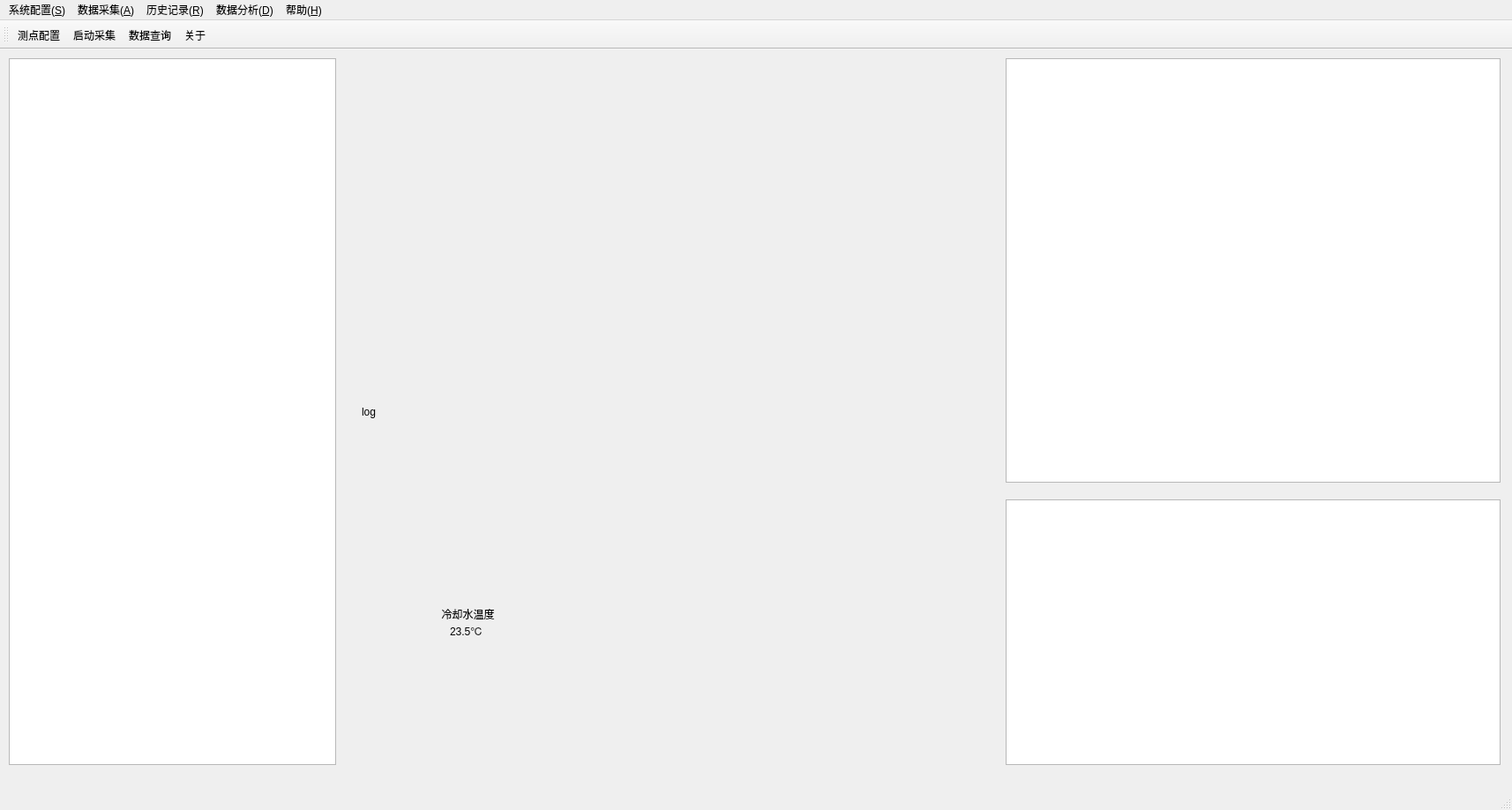
<?xml version="1.0" encoding="UTF-8"?>
<ui version="4.0">
 <class>MainWindow</class>
 <widget class="QMainWindow" name="MainWindow">
  <property name="geometry">
   <rect>
    <x>0</x>
    <y>0</y>
    <width>1714</width>
    <height>918</height>
   </rect>
  </property>
  <property name="windowTitle">
   <string>MainWindow</string>
  </property>
  <widget class="QWidget" name="centralWidget">
   <widget class="QTextEdit" name="txtLog">
    <property name="geometry">
     <rect>
      <x>1140</x>
      <y>510</y>
      <width>561</width>
      <height>301</height>
     </rect>
    </property>
   </widget>
   <widget class="QLabel" name="labelPic">
    <property name="geometry">
     <rect>
      <x>410</x>
      <y>10</y>
      <width>711</width>
      <height>801</height>
     </rect>
    </property>
    <property name="text">
     <string>log</string>
    </property>
   </widget>
   <widget class="QTableWidget" name="table1">
    <property name="geometry">
     <rect>
      <x>10</x>
      <y>10</y>
      <width>371</width>
      <height>801</height>
     </rect>
    </property>
    <property name="rowCount">
     <number>0</number>
    </property>
    <attribute name="verticalHeaderVisible">
     <bool>false</bool>
    </attribute>
   </widget>
   <widget class="QLabel" name="labelName1">
    <property name="geometry">
     <rect>
      <x>460</x>
      <y>630</y>
      <width>141</width>
      <height>20</height>
     </rect>
    </property>
    <property name="text">
     <string>冷却水温度</string>
    </property>
    <property name="alignment">
     <set>Qt::AlignCenter</set>
    </property>
   </widget>
   <widget class="QLabel" name="labelValue1">
    <property name="geometry">
     <rect>
      <x>510</x>
      <y>650</y>
      <width>54</width>
      <height>18</height>
     </rect>
    </property>
    <property name="text">
     <string>23.5℃</string>
    </property>
   </widget>
   <widget class="QTableWidget" name="table2">
    <property name="geometry">
     <rect>
      <x>1140</x>
      <y>10</y>
      <width>561</width>
      <height>481</height>
     </rect>
    </property>
   </widget>
  </widget>
  <widget class="QMenuBar" name="menuBar">
   <property name="geometry">
    <rect>
     <x>0</x>
     <y>0</y>
     <width>1714</width>
     <height>23</height>
    </rect>
   </property>
   <widget class="QMenu" name="menuFile">
    <property name="title">
     <string>系统配置(&amp;S)</string>
    </property>
    <addaction name="actDaqCfg"/>
    <addaction name="separator"/>
    <addaction name="actBcode"/>
    <addaction name="separator"/>
    <addaction name="actComCfg"/>
    <addaction name="separator"/>
    <addaction name="actGlobalCfg"/>
    <addaction name="separator"/>
    <addaction name="actInitDaqCfg"/>
   </widget>
   <widget class="QMenu" name="menu">
    <property name="title">
     <string>数据采集(&amp;A)</string>
    </property>
    <addaction name="actEnDaq"/>
   </widget>
   <widget class="QMenu" name="menu_2">
    <property name="title">
     <string>历史记录(&amp;R)</string>
    </property>
    <addaction name="actHisQuery"/>
    <addaction name="separator"/>
    <addaction name="actHisManage"/>
   </widget>
   <widget class="QMenu" name="menu_3">
    <property name="title">
     <string>数据分析(&amp;D)</string>
    </property>
   </widget>
   <widget class="QMenu" name="menu_4">
    <property name="title">
     <string>帮助(&amp;H)</string>
    </property>
    <addaction name="actAbout"/>
   </widget>
   <addaction name="menuFile"/>
   <addaction name="menu"/>
   <addaction name="menu_2"/>
   <addaction name="menu_3"/>
   <addaction name="menu_4"/>
  </widget>
  <widget class="QToolBar" name="mainToolBar">
   <property name="toolButtonStyle">
    <enum>Qt::ToolButtonTextBesideIcon</enum>
   </property>
   <attribute name="toolBarArea">
    <enum>TopToolBarArea</enum>
   </attribute>
   <attribute name="toolBarBreak">
    <bool>false</bool>
   </attribute>
   <addaction name="actDaqCfg"/>
   <addaction name="actEnDaq"/>
   <addaction name="actHisQuery"/>
   <addaction name="actAbout"/>
  </widget>
  <widget class="QStatusBar" name="statusBar"/>
  <action name="actDaqCfg">
   <property name="icon">
    <iconset>
     <normaloff>:/new/images/images/setting.png</normaloff>:/new/images/images/setting.png</iconset>
   </property>
   <property name="text">
    <string>测点配置</string>
   </property>
   <property name="toolTip">
    <string>配置测点信息...</string>
   </property>
  </action>
  <action name="actEnDaq">
   <property name="checkable">
    <bool>true</bool>
   </property>
   <property name="icon">
    <iconset>
     <normaloff>:/new/images/images/recording.ico</normaloff>:/new/images/images/recording.ico</iconset>
   </property>
   <property name="text">
    <string>启动采集</string>
   </property>
   <property name="toolTip">
    <string>开始采集数据</string>
   </property>
  </action>
  <action name="actHisQuery">
   <property name="icon">
    <iconset>
     <normaloff>:/new/images/images/search.png</normaloff>:/new/images/images/search.png</iconset>
   </property>
   <property name="text">
    <string>数据查询</string>
   </property>
  </action>
  <action name="actAbout">
   <property name="icon">
    <iconset>
     <normaloff>:/new/images/images/help.png</normaloff>:/new/images/images/help.png</iconset>
   </property>
   <property name="text">
    <string>关于</string>
   </property>
  </action>
  <action name="actBcode">
   <property name="text">
    <string>B码对时</string>
   </property>
   <property name="toolTip">
    <string>B码对时配置</string>
   </property>
  </action>
  <action name="actComCfg">
   <property name="text">
    <string>串口配置</string>
   </property>
  </action>
  <action name="actGlobalCfg">
   <property name="text">
    <string>通用配置</string>
   </property>
  </action>
  <action name="actHisManage">
   <property name="text">
    <string>数据管理</string>
   </property>
  </action>
  <action name="actInitDaqCfg">
   <property name="text">
    <string>初始化测点信息</string>
   </property>
  </action>
 </widget>
 <layoutdefault spacing="6" margin="11"/>
 <resources/>
 <connections>
  <connection>
   <sender>actAbout</sender>
   <signal>triggered()</signal>
   <receiver>MainWindow</receiver>
   <slot>repaint()</slot>
   <hints>
    <hint type="sourcelabel">
     <x>-1</x>
     <y>-1</y>
    </hint>
    <hint type="destinationlabel">
     <x>856</x>
     <y>458</y>
    </hint>
   </hints>
  </connection>
 </connections>
</ui>
